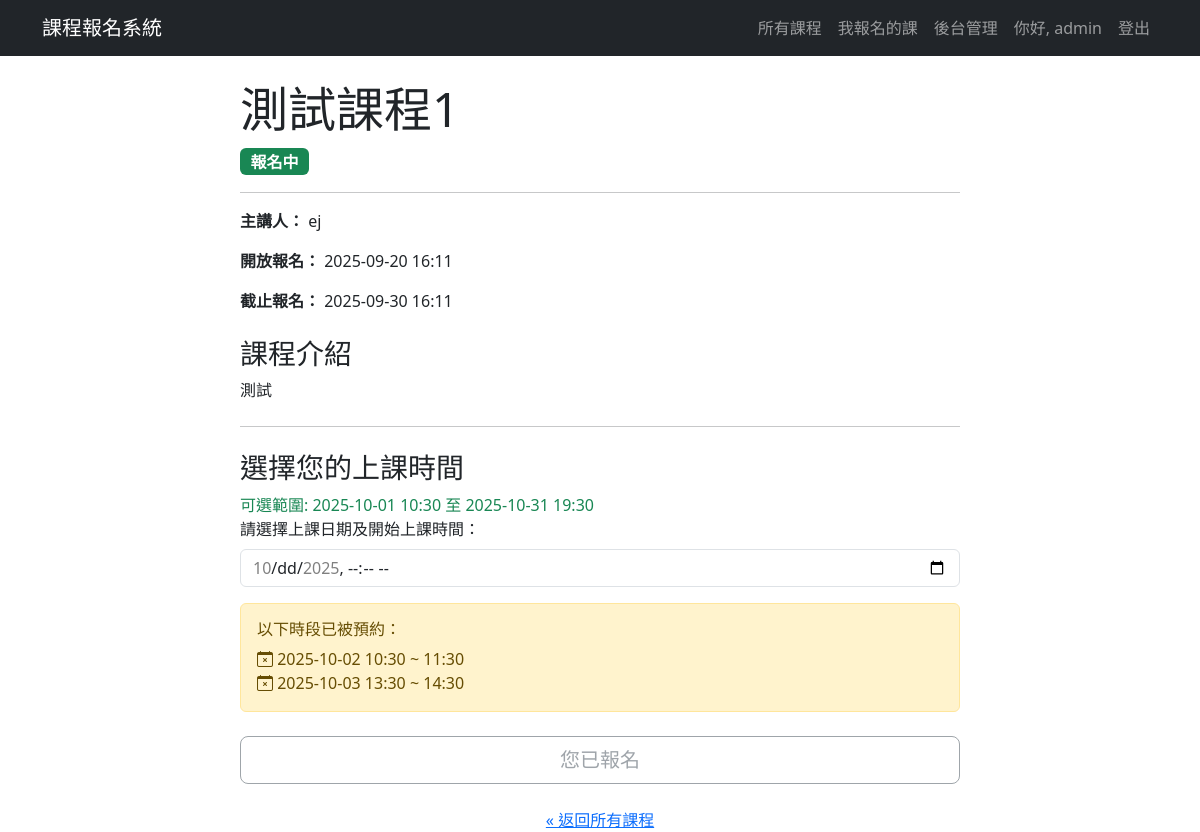
Before: /course/1 (signed in) with the older database file.
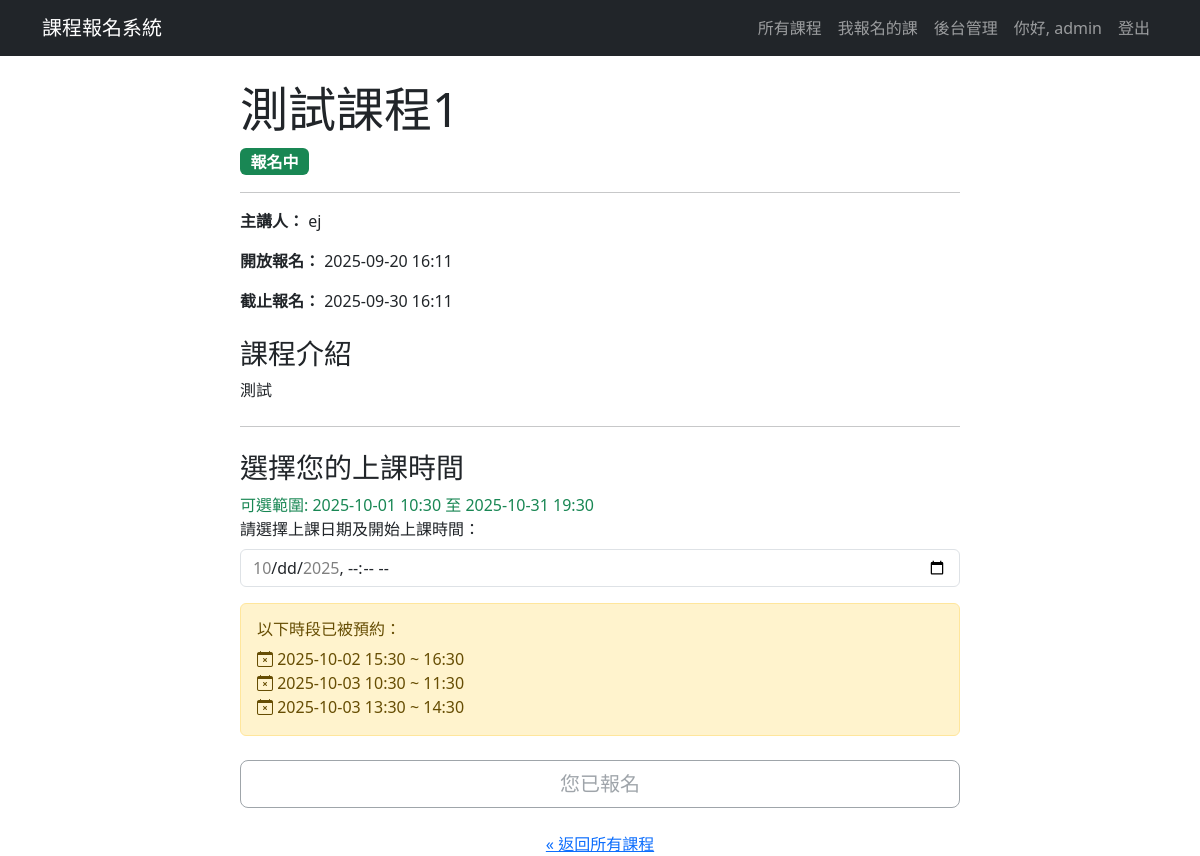
After: the same page with the newer database file.
### app.py (models this page shows)
class TimeSlot(db.Model):
    __tablename__ = 'time_slot'
    id = db.Column(db.Integer, primary_key=True)
    slot_start_time = db.Column(db.DateTime, nullable=False)
    slot_end_time = db.Column(db.DateTime, nullable=False)
    capacity = db.Column(db.Integer, nullable=False, default=999)
    booked_count = db.Column(db.Integer, default=0)
    course_id = db.Column(db.Integer, db.ForeignKey('course.id'), nullable=False)
    __table_args__ = {'extend_existing': True}

### app.py (the view)
@app.route('/course/<int:course_id>')
def course_detail(course_id):
    course = db.session.get(Course, course_id)
    if not course:
        abort(404)
    available_slots = []
    if course.has_time_slots:
        available_slots = TimeSlot.query.filter(
            TimeSlot.course_id == course.id,
            TimeSlot.booked_count < TimeSlot.capacity
        ).order_by(TimeSlot.slot_start_time).all()
    is_registered = False
    if current_user.is_authenticated:
        user_reg = Registration.query.join(TimeSlot).filter(
            Registration.user_id == current_user.id,
            TimeSlot.course_id == course.id
        ).first()
        is_registered = user_reg is not None
    booked_slots_display = []
    booked_slots_iso = []
    if course.allow_user_to_choose_time:
        booked_slots_query = TimeSlot.query.filter_by(
            course_id=course.id, capacity=1
        ).order_by(TimeSlot.slot_start_time).all()
        booked_slots_display = booked_slots_query
        booked_slots_iso = [slot.slot_start_time.isoformat() for slot in booked_slots_query]
    user_choice_start_datetime = None
    user_choice_end_datetime = None
    if course.allow_user_to_choose_time and course.user_choice_start_date and course.user_choice_start_time_of_day:
        user_choice_start_datetime = datetime.combine(course.user_choice_start_date, course.user_choice_start_time_of_day)
    if course.allow_user_to_choose_time and course.user_choice_end_date and course.user_choice_end_time_of_day:
        user_choice_end_datetime = datetime.combine(course.user_choice_end_date, course.user_choice_end_time_of_day)
    return render_template(
        'course_detail.html',
        course=course,
        is_registered=is_registered,
        available_slots=available_slots,
        user_choice_start_datetime=user_choice_start_datetime,
        user_choice_end_datetime=user_choice_end_datetime,
        booked_user_choice_slots=booked_slots_display,
        booked_slots_iso=booked_slots_iso
    )

### app.py (called while the page is built)
@login_manager.user_loader
def load_user(user_id): # 透過 user_id 載入使用者
    return User.query.get(int(user_id)) # 從資料庫取得使用者資料

### templates/course_detail.html (shortened to what the changed rows need)
{% extends "layout.html" %}
{% block content %}
<div class="container mt-4">
    <div class="row">
        <div class="col-lg-8 mx-auto">
            <h1 class="display-5">{{ course.name }}</h1>
        {% if course.has_time_slots and not course.allow_user_to_choose_time %}
            <h3 class="mt-4">選擇上課時間</h3>
            {% if available_slots %}
                <div class="list-group" id="slot-selection">
                {% for slot in available_slots %}
                    <label class="list-group-item">
                        <input class="form-check-input me-1" type="radio" name="time_slot_id" value="{{ slot.id }}">
                        {{ slot.slot_start_time.strftime('%Y-%m-%d %H:%M') }} ~ {{ slot.slot_end_time.strftime('%H:%M') }} (剩餘名額: {{ slot.capacity - slot.booked_count }})
                    </label>
                {% endfor %}
                </div>
            <div class="d-grid gap-2 mt-3">
                {% if course.status != '報名中' %}
                    <button class="btn btn-secondary btn-lg" disabled>{{ course.status }}</button>
                {% else %}
                    {% if current_user.is_authenticated %}
                        {% if is_registered %}
                            <button class="btn btn-outline-secondary btn-lg" disabled>您已報名</button>
                        {% else %}
                            <button class="btn btn-primary btn-lg" onclick="handleRegistration()">立即報名</button>
                        {% endif %}
                    {% else %}
                        <button class="btn btn-primary btn-lg" onclick="promptLogin()">立即報名</button>
                    {% endif %}
                {% endif %}
            </div>
            {% else %}
                <p class="text-danger">名額已滿</p>
            {% endif %}
        {% elif course.allow_user_to_choose_time %}
            <div class="d-grid gap-2 mt-3">
                {% if booked_user_choice_slots %}
                <div class="alert alert-warning" role="alert">
                    <ul class="list-unstyled mb-0">
                        {% for slot in booked_user_choice_slots %}
                        <li>
                            <i class="bi bi-calendar-x"></i>
                            {{ slot.slot_start_time.strftime('%Y-%m-%d %H:%M') }} ~
                            {% if slot.slot_start_time.date() == slot.slot_end_time.date() %}
                                {{ slot.slot_end_time.strftime('%H:%M') }}
                            {% else %}
                                {{ slot.slot_end_time.strftime('%Y-%m-%d %H:%M') }}
                            {% endif %}
                        </li>
                        {% endfor %}
                    </ul>
                </div>
                {% endif %}
            </div>
        {% else %}
            <div class="d-grid gap-2">
                <p class="text-muted">本課程目前未開放時間選擇。</p>
            </div>
        {% endif %}
        </div>
    </div>
</div>
{% endblock %}

Changed rows visible on the page:
removed TimeSlot: slot_start_time "2025-10-02 10:30", slot_end_time "11:30"
added TimeSlot: slot_start_time "2025-10-02 15:30", slot_end_time "16:30"
added TimeSlot: slot_start_time "2025-10-03 10:30", slot_end_time "11:30"
